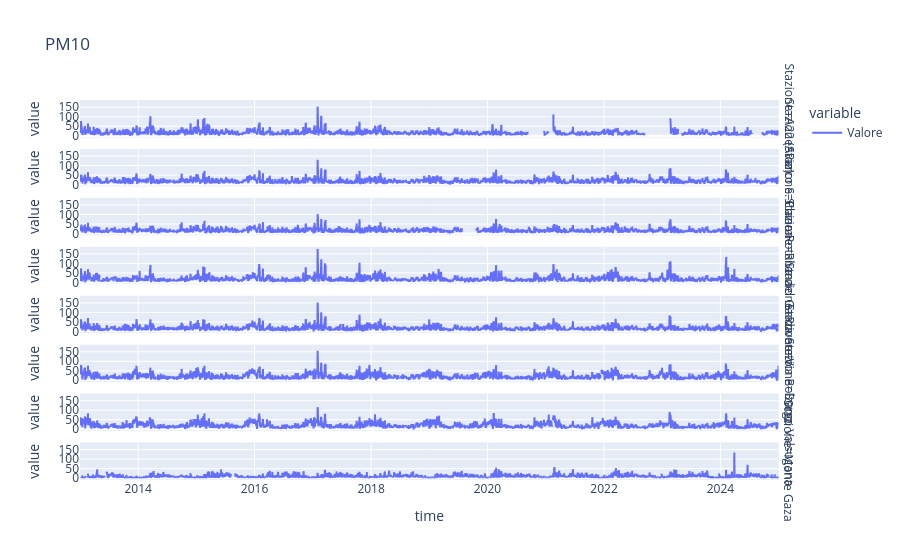

The notebook cell this image was saved under:
### Code cell
fig = ts.plot()

### Figure 1 — Plotly figure (JSON) as saved in the notebook; plotly's stock layout.template omitted (floating-point values rounded to 4 significant figures; data arrays with more than 128 entries replaced by an {"elided": "..."} marker saying what was removed)
{"data": [{"hovertemplate": "variable=Valore<br>Stazione=A22 (Avio)<br>time=%{x}<br>value=%{y}<extra></extra>", "legendgroup": "Valore", "line": {"color": "#636efa", "dash": "solid"}, "marker": {"symbol": "circle"}, "mode": "lines", "name": "Valore", "showlegend": true, "type": "scattergl", "x": {"elided": "4384 str values"}, "xaxis": "x8", "y": {"elided": "4384 float values"}, "yaxis": "y8"}, {"hovertemplate": "variable=Valore<br>Stazione=Parco S. Chiara<br>time=%{x}<br>value=%{y}<extra></extra>", "legendgroup": "Valore", "line": {"color": "#636efa", "dash": "solid"}, "marker": {"symbol": "circle"}, "mode": "lines", "name": "Valore", "showlegend": false, "type": "scattergl", "x": {"elided": "4384 str values"}, "xaxis": "x7", "y": {"elided": "4384 float values"}, "yaxis": "y7"}, {"hovertemplate": "variable=Valore<br>Stazione=Piana Rotaliana<br>time=%{x}<br>value=%{y}<extra></extra>", "legendgroup": "Valore", "line": {"color": "#636efa", "dash": "solid"}, "marker": {"symbol": "circle"}, "mode": "lines", "name": "Valore", "showlegend": false, "type": "scattergl", "x": {"elided": "4384 str values"}, "xaxis": "x6", "y": {"elided": "4384 float values"}, "yaxis": "y6"}, {"hovertemplate": "variable=Valore<br>Stazione=Riva del Garda<br>time=%{x}<br>value=%{y}<extra></extra>", "legendgroup": "Valore", "line": {"color": "#636efa", "dash": "solid"}, "marker": {"symbol": "circle"}, "mode": "lines", "name": "Valore", "showlegend": false, "type": "scattergl", "x": {"elided": "4384 str values"}, "xaxis": "x5", "y": {"elided": "4384 float values"}, "yaxis": "y5"}, {"hovertemplate": "variable=Valore<br>Stazione=Rovereto<br>time=%{x}<br>value=%{y}<extra></extra>", "legendgroup": "Valore", "line": {"color": "#636efa", "dash": "solid"}, "marker": {"symbol": "circle"}, "mode": "lines", "name": "Valore", "showlegend": false, "type": "scattergl", "x": {"elided": "4384 str values"}, "xaxis": "x4", "y": {"elided": "4384 float values"}, "yaxis": "y4"}, {"hovertemplate": "variable=Valore<br>Stazione=Via Bolzano<br>time=%{x}<br>value=%{y}<extra></extra>", "legendgroup": "Valore", "line": {"color": "#636efa", "dash": "solid"}, "marker": {"symbol": "circle"}, "mode": "lines", "name": "Valore", "showlegend": false, "type": "scattergl", "x": {"elided": "4384 str values"}, "xaxis": "x3", "y": {"elided": "4384 float values"}, "yaxis": "y3"}, {"hovertemplate": "variable=Valore<br>Stazione=Borgo Valsugana<br>time=%{x}<br>value=%{y}<extra></extra>", "legendgroup": "Valore", "line": {"color": "#636efa", "dash": "solid"}, "marker": {"symbol": "circle"}, "mode": "lines", "name": "Valore", "showlegend": false, "type": "scattergl", "x": {"elided": "4384 str values"}, "xaxis": "x2", "y": {"elided": "4384 float values"}, "yaxis": "y2"}, {"hovertemplate": "variable=Valore<br>Stazione=Monte Gaza<br>time=%{x}<br>value=%{y}<extra></extra>", "legendgroup": "Valore", "line": {"color": "#636efa", "dash": "solid"}, "marker": {"symbol": "circle"}, "mode": "lines", "name": "Valore", "showlegend": false, "type": "scattergl", "x": {"elided": "4382 str values"}, "xaxis": "x", "y": {"elided": "4382 float values"}, "yaxis": "y"}], "layout": {"annotations": [{"font": {}, "showarrow": false, "text": "Stazione=Monte Gaza", "textangle": 90, "x": 0.98, "xanchor": "left", "xref": "paper", "y": 0.04938, "yanchor": "middle", "yref": "paper"}, {"font": {}, "showarrow": false, "text": "Stazione=Borgo Valsugana", "textangle": 90, "x": 0.98, "xanchor": "left", "xref": "paper", "y": 0.1781, "yanchor": "middle", "yref": "paper"}, {"font": {}, "showarrow": false, "text": "Stazione=Via Bolzano", "textangle": 90, "x": 0.98, "xanchor": "left", "xref": "paper", "y": 0.3069, "yanchor": "middle", "yref": "paper"}, {"font": {}, "showarrow": false, "text": "Stazione=Rovereto", "textangle": 90, "x": 0.98, "xanchor": "left", "xref": "paper", "y": 0.4356, "yanchor": "middle", "yref": "paper"}, {"font": {}, "showarrow": false, "text": "Stazione=Riva del Garda", "textangle": 90, "x": 0.98, "xanchor": "left", "xref": "paper", "y": 0.5644, "yanchor": "middle", "yref": "paper"}, {"font": {}, "showarrow": false, "text": "Stazione=Piana Rotaliana", "textangle": 90, "x": 0.98, "xanchor": "left", "xref": "paper", "y": 0.6931, "yanchor": "middle", "yref": "paper"}, {"font": {}, "showarrow": false, "text": "Stazione=Parco S. Chiara", "textangle": 90, "x": 0.98, "xanchor": "left", "xref": "paper", "y": 0.8219, "yanchor": "middle", "yref": "paper"}, {"font": {}, "showarrow": false, "text": "Stazione=A22 (Avio)", "textangle": 90, "x": 0.98, "xanchor": "left", "xref": "paper", "y": 0.9506, "yanchor": "middle", "yref": "paper"}], "legend": {"title": {"text": "variable"}, "tracegroupgap": 0}, "title": {"text": "PM10"}, "xaxis": {"anchor": "y", "domain": [0, 0.98], "title": {"text": "time"}}, "xaxis2": {"anchor": "y2", "domain": [0, 0.98], "matches": "x", "showticklabels": false}, "xaxis3": {"anchor": "y3", "domain": [0, 0.98], "matches": "x", "showticklabels": false}, "xaxis4": {"anchor": "y4", "domain": [0, 0.98], "matches": "x", "showticklabels": false}, "xaxis5": {"anchor": "y5", "domain": [0, 0.98], "matches": "x", "showticklabels": false}, "xaxis6": {"anchor": "y6", "domain": [0, 0.98], "matches": "x", "showticklabels": false}, "xaxis7": {"anchor": "y7", "domain": [0, 0.98], "matches": "x", "showticklabels": false}, "xaxis8": {"anchor": "y8", "domain": [0, 0.98], "matches": "x", "showticklabels": false}, "yaxis": {"anchor": "x", "domain": [0, 0.09875], "title": {"text": "value"}}, "yaxis2": {"anchor": "x2", "domain": [0.1288, 0.2275], "matches": "y", "title": {"text": "value"}}, "yaxis3": {"anchor": "x3", "domain": [0.2575, 0.3563], "matches": "y", "title": {"text": "value"}}, "yaxis4": {"anchor": "x4", "domain": [0.3862, 0.485], "matches": "y", "title": {"text": "value"}}, "yaxis5": {"anchor": "x5", "domain": [0.515, 0.6138], "matches": "y", "title": {"text": "value"}}, "yaxis6": {"anchor": "x6", "domain": [0.6438, 0.7425], "matches": "y", "title": {"text": "value"}}, "yaxis7": {"anchor": "x7", "domain": [0.7725, 0.8712], "matches": "y", "title": {"text": "value"}}, "yaxis8": {"anchor": "x8", "domain": [0.9012, 1], "matches": "y", "title": {"text": "value"}}}}
